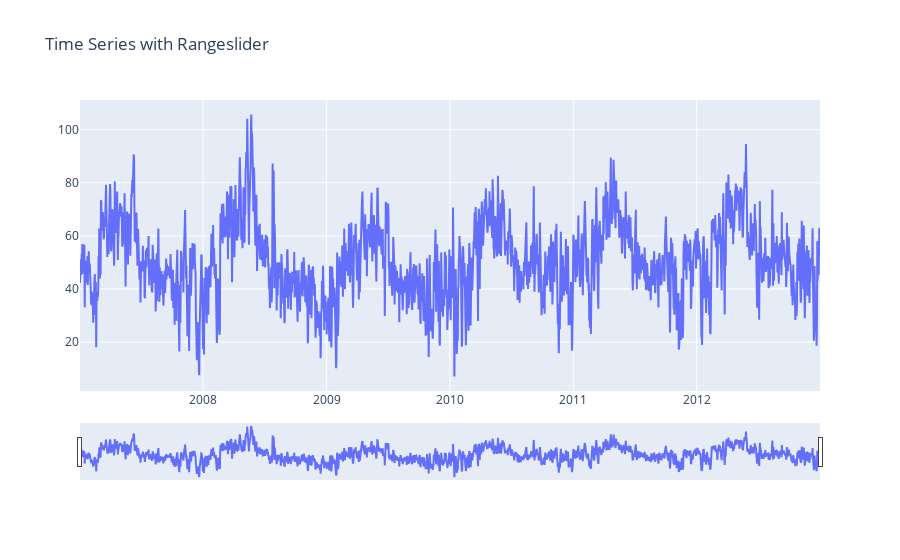

Source (notebook cell):
### Code cell
fig3 = go.Figure([go.Scatter(x=train_r1['date'], y=train_r1["O3"])])
#fig2.show()

fig3.update_layout(title_text='Time Series with Rangeslider',
                  xaxis_rangeslider_visible=True)

### Figure 1 — Plotly figure (JSON) as saved in the notebook; plotly's stock layout.template omitted (floating-point values rounded to 4 significant figures; data arrays with more than 128 entries replaced by an {"elided": "..."} marker saying what was removed)
{"data": [{"type": "scatter", "x": {"elided": "2191 str values"}, "y": {"elided": "2191 float values"}}], "layout": {"title": {"text": "Time Series with Rangeslider"}, "xaxis": {"rangeslider": {"visible": true}}}}
